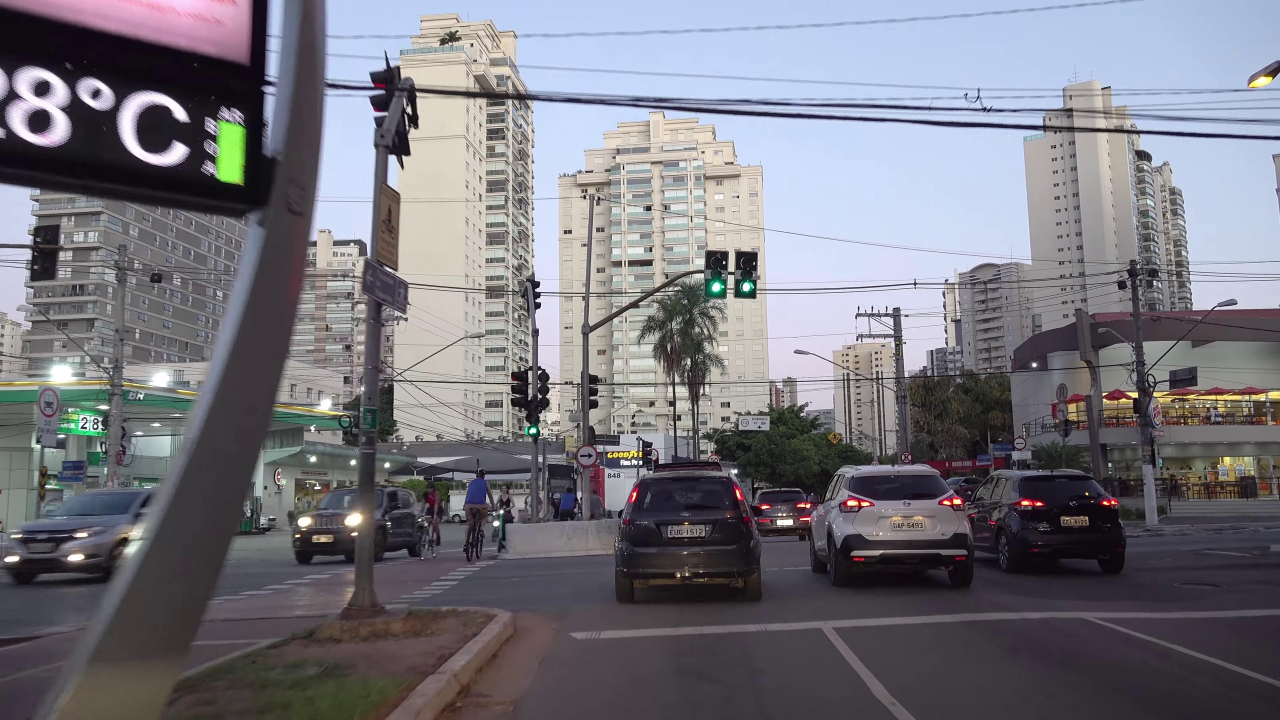
#> input picture mini-project-number-plate-detection/src/dataset/raw/img_0000.jpg, 3840 x 2160 px (shown at 1/3 size); its folder holds only this picture in this run
$ python main.py
#> lines starting #> are read from the running program, lines starting #| are printed output that depends on the picture; after the words box and inside, x2 and y2 are one past the last pixel; in counts of white or black regions, pixels touching at a corner belong together
### mini-project-number-plate-detection/src/preprocessing.py
from pathlib import Path

import cv2

RAW_DIR = Path("dataset/raw")
PROCESSED_DIR = Path("dataset/processed")


def preprocess_image(image_path: Path) -> tuple:
    """
    Preprocess an image: grayscale + Gaussian blur.
    Returns (grayscale_img, blurred_img).
    """
    image = cv2.imread(str(image_path))
    if image is None:
        raise ValueError(f"Could not read image: {image_path}")

    gray = cv2.cvtColor(image, cv2.COLOR_BGR2GRAY)

    blurred = cv2.GaussianBlur(gray, (5, 5), 0)

    return gray, blurred


# [24 lines left out: function preprocess_all_images, not called in this run]


# [2 lines that do not run on import are left out]

### mini-project-number-plate-detection/src/plate_detection.py
from pathlib import Path
from typing import List, Optional, Tuple

import cv2
import numpy as np

PROCESSED_DIR = Path("dataset/processed")
DETECTED_DIR = Path("dataset/detected")


def apply_canny(
    image: np.ndarray, low_thresh: int = 50, high_thresh: int = 150
) -> np.ndarray:
    """Apply Canny edge detection."""
    edges = cv2.Canny(image, low_thresh, high_thresh)
    return edges


def find_contours(edges: np.ndarray) -> List[np.ndarray]:
    """Find contours from edge map."""
    contours, _ = cv2.findContours(edges, cv2.RETR_EXTERNAL, cv2.CHAIN_APPROX_SIMPLE)
    return list(contours)


def filter_plate_contour(contour: np.ndarray) -> bool:
    """
    Filter contour based on plate characteristics:
    - 4-sided polygon
    - Aspect ratio between 2:1 and 5:1
    - Minimum area
    """
    epsilon = 0.02 * cv2.arcLength(contour, True)
    approx = cv2.approxPolyDP(contour, epsilon, True)

    if len(approx) != 4:
        return False

    x, y, w, h = cv2.boundingRect(approx)
    if h == 0:
        return False

    aspect_ratio = w / float(h)
    if not (2.0 <= aspect_ratio <= 5.0):
        return False

    min_area = 500
    if cv2.contourArea(contour) < min_area:
        return False

    return True


def get_plate_contour(contours: List[np.ndarray]) -> Optional[np.ndarray]:
    """Sort contours by area and return best matching plate contour."""
    sorted_contours = sorted(contours, key=cv2.contourArea, reverse=True)

    for contour in sorted_contours:
        if filter_plate_contour(contour):
            return contour

    return None


def crop_plate(image: np.ndarray, contour: np.ndarray) -> np.ndarray:
    """Crop the plate region from the image using perspective transform."""
    epsilon = 0.02 * cv2.arcLength(contour, True)
    approx = cv2.approxPolyDP(contour, epsilon, True)

    pts = approx.reshape(4, 2)
    rect = np.zeros((4, 2), dtype="float32")

    s = pts.sum(axis=1)
    rect[0] = pts[np.argmin(s)]
    rect[2] = pts[np.argmax(s)]

    diff = np.diff(pts, axis=1)
    rect[1] = pts[np.argmin(diff)]
    rect[3] = pts[np.argmax(diff)]

    (tl, tr, br, bl) = rect

    widthA = np.sqrt(((br[0] - bl[0]) ** 2) + ((br[1] - bl[1]) ** 2))
    widthB = np.sqrt(((tr[0] - tl[0]) ** 2) + ((tr[1] - tl[1]) ** 2))
    maxWidth = max(int(widthA), int(widthB))

    heightA = np.sqrt(((tr[0] - br[0]) ** 2) + ((tr[1] - br[1]) ** 2))
    heightB = np.sqrt(((tl[0] - bl[0]) ** 2) + ((tl[1] - bl[1]) ** 2))
    maxHeight = max(int(heightA), int(heightB))

    dst = np.array(
        [[0, 0], [maxWidth - 1, 0], [maxWidth - 1, maxHeight - 1], [0, maxHeight - 1]],
        dtype="float32",
    )

    M = cv2.getPerspectiveTransform(rect, dst)
    warped = cv2.warpPerspective(image, M, (maxWidth, maxHeight))

    return warped


# [68 lines left out: functions detect_plate, detect_all_plates, not called in this run]


# [2 lines that do not run on import are left out]

### mini-project-number-plate-detection/src/ocr.py
from pathlib import Path
from typing import Optional

import cv2
import numpy as np
import pytesseract


def preprocess_plate(plate_image: np.ndarray, target_height: int = 100) -> np.ndarray:
    """
    Preprocess plate image for OCR:
    1. Resize to consistent height
    2. Convert to grayscale
    3. Apply threshold
    """
    h, w = plate_image.shape[:2]
    scale = target_height / float(h)
    new_width = int(w * scale)

    resized = cv2.resize(plate_image, (new_width, target_height))

    if len(resized.shape) == 3:
        gray = cv2.cvtColor(resized, cv2.COLOR_BGR2GRAY)
    else:
        gray = resized

    _, thresh = cv2.threshold(gray, 0, 255, cv2.THRESH_BINARY + cv2.THRESH_OTSU)

    return thresh


def extract_text(plate_image: np.ndarray) -> str:
    """
    Extract text from plate image using Tesseract OCR.
    Uses PSM 7 (single text line) and whitelist A-Z, 0-9.
    """
    preprocessed = preprocess_plate(plate_image)

    config = (
        '--psm 7 '
        '-c tessedit_char_whitelist=ABCDEFGHIJKLMNOPQRSTUVWXYZ0123456789'
    )

    text = pytesseract.image_to_string(preprocessed, config=config)

    cleaned = text.strip().replace(' ', '').upper()

    return cleaned


# [33 lines left out: function process_detected_plates, not called in this run]


# [2 lines that do not run on import are left out]

### mini-project-number-plate-detection/src/main.py
from pathlib import Path
from typing import Optional, Tuple

import cv2
import numpy as np

from preprocessing import preprocess_image
from plate_detection import apply_canny, find_contours, get_plate_contour, crop_plate
from ocr import extract_text


def process_single_image(image_path: Path) -> Tuple[Optional[str], Optional[np.ndarray]]:
    """
    Process a single image through the full ANPR pipeline:
    1. Load raw image
    2. Preprocess (grayscale + blur)
    3. Detect plate edges
    4. Find and crop plate contour
    5. Extract text with OCR

    Returns: (extracted_text, detected_plate_image)
    """
    print(f"\nProcessing: {image_path.name}")
    print("-" * 40)

    original = cv2.imread(str(image_path))
    if original is None:
        print(f"  Error: Could not load image")
        return None, None
    print(f"  Loaded image: {original.shape[1]}x{original.shape[0]}")

    try:
        gray, blurred = preprocess_image(image_path)
        print(f"  Preprocessed: grayscale + gaussian blur")
    except Exception as e:
        print(f"  Error preprocessing: {e}")
        return None, None

    edges = apply_canny(blurred)
    print(f"  Edge detection: Canny applied")

    contours = find_contours(edges)
    print(f"  Found {len(contours)} contours")

    plate_contour = get_plate_contour(contours)

    if plate_contour is None:
        print(f"  Detection: No plate found")
        return None, None

    print(f"  Detection: Plate contour found")

    plate_img = crop_plate(original, plate_contour)
    print(f"  Cropped plate: {plate_img.shape[1]}x{plate_img.shape[0]}")

    text = extract_text(plate_img)
    print(f"  OCR result: '{text}'")

    return text, plate_img


def run_pipeline(raw_dir: Path = Path("dataset/raw"), limit: int = 10) -> None:
    """
    Run the ANPR pipeline on images in the raw directory.
    """
    if not raw_dir.exists():
        print(f"Raw directory not found: {raw_dir}")
        print("Run: uv run src/dataset_loader.py first")
        return

    image_files = sorted(list(raw_dir.glob("*.jpg")) + list(raw_dir.glob("*.png")))
    if not image_files:
        print(f"No images found in {raw_dir}")
        return

    test_images = image_files[:limit]
    print(f"=" * 50)
    print(f"ANPR Pipeline Test")
    print(f"Testing on {len(test_images)} images")
    print(f"=" * 50)

    success_count = 0
    results: list[Tuple[str, str]] = []

    for img_path in test_images:
        text, plate_img = process_single_image(img_path)
#> in process_single_image, original is the input picture: shape (2160, 3840, 3); mean B, G, R 125.4, 117.6, 118.4
#|   Loaded image: 3840x2160
#> in preprocess_image, `gray = cv2.cvtColor(image, cv2.COLOR_BGR2GRAY)`:
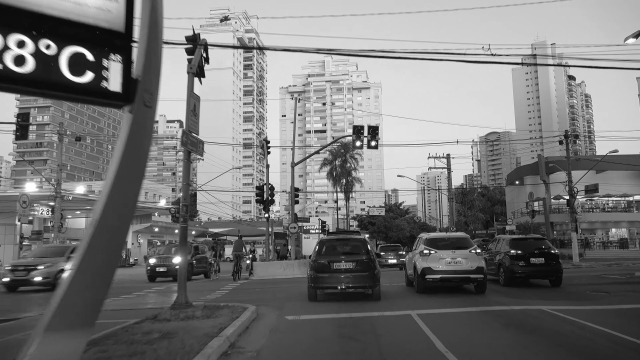
#> gray: shape (2160, 3840) (shown at 1/6 size); min 0, max 255, mean 118.7
#> in apply_canny, `edges = cv2.Canny(image, low_thresh, high_thresh)`:
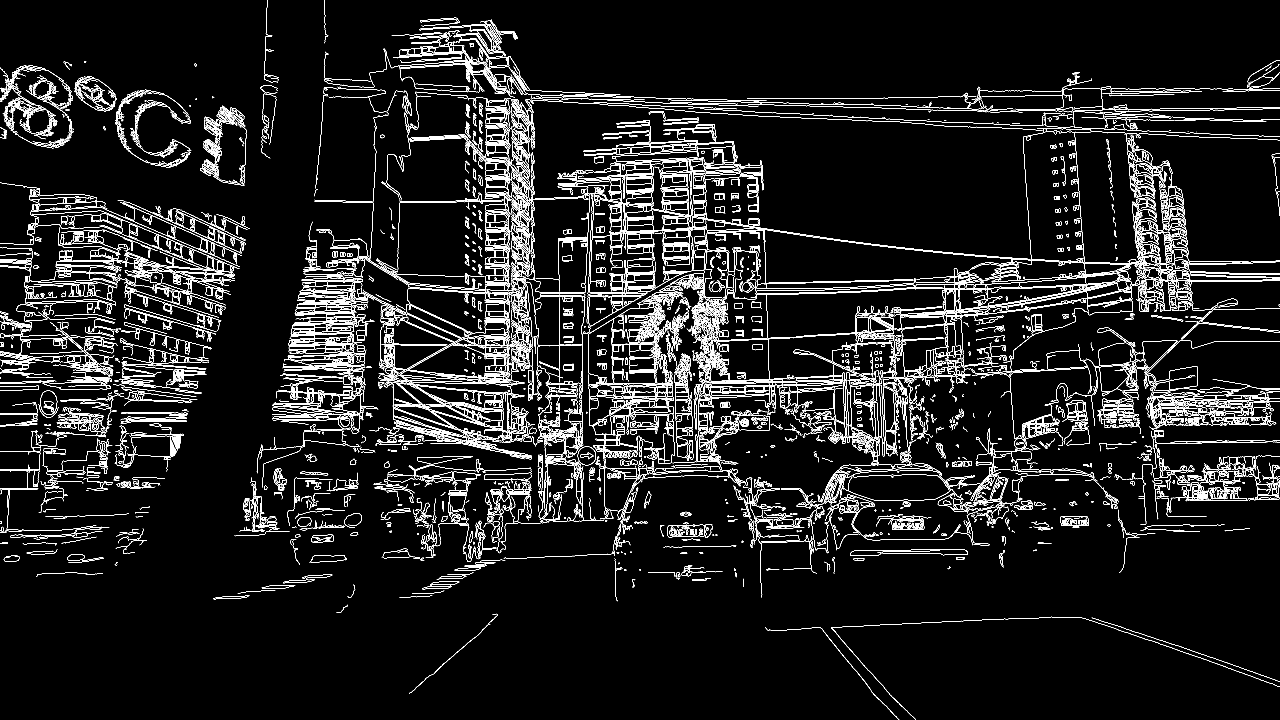
#> edges: shape (2160, 3840) (shown at 1/3 size); 5% white in thin lines or dots
#> in find_contours, `contours, _ = cv2.findContours(edges, cv2.RETR_EXTERNAL, cv2.CHAIN_APP..`: contours = 4480 contours, 3365 with area under 20; largest, box (x1, y1, x2, y2) and area: (1732, 384, 3375, 879) 10975, (2165, 813, 3387, 958) 9110, (3140, 1032, 3263, 1109) 5270, (3411, 1022, 3533, 1124) 4950, (2270, 853, 2745, 880) 3676
#|   Found 4480 contours
#> in get_plate_contour, `sorted_contours = sorted(contours, key=cv2.contourArea, reverse=True)`: sorted_contours has the same summary as contours in find_contours
#> the loop in get_plate_contour, `for contour in sorted_contours:` made 12 passes
#> epsilon in filter_plate_contour on passes 3, 4, 6, 7, 8, 9, 10, 11: 7.49, 9.74, 13.96, 4.17, 9.77, 16.76, 3.69, 4.41
#> in process_single_image, `plate_contour = get_plate_contour(contours)`: plate_contour = contour of 478 points, box (x1, y1, x2, y2) (898, 843, 1121, 901), area 1856
#> in crop_plate, `epsilon = 0.02 * cv2.arcLength(contour, True)`: epsilon = 38.03
#> in crop_plate, `approx = cv2.approxPolyDP(contour, epsilon, True)`: approx = [[1120, 900], [900, 878], [1079, 847], [898, 873]]
#> in crop_plate, `s = pts.sum(axis=1)`: s = [2020, 1778, 1926, 1771]
#> in crop_plate, `diff = np.diff(pts, axis=1)`: diff = [-220, -22, -232, -25]
#> in crop_plate, `warped = cv2.warpPerspective(image, M, (maxWidth, maxHeight))`:
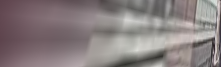
#> warped: shape (67, 221, 3); mean B, G, R 127.1, 126.1, 136.1
#|   Cropped plate: 221x67
#> in preprocess_plate, `_, thresh = cv2.threshold(gray, 0, 255, cv2.THRESH_BINARY + cv2.THRESH..`:
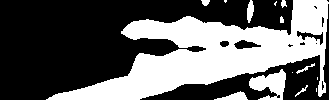
#> thresh: shape (100, 329); 38.9% white; 14 white regions (5 under 20 px), largest, box (x1, y1, x2, y2) and area: (46, 0, 329, 100) 11654, (249, 69, 286, 100) 658, (214, 91, 248, 100) 159

        if text:
            results.append((img_path.name, text))
            success_count += 1

    print(f"\n{'=' * 50}")
    print(f"Summary: {success_count}/{len(test_images)} images processed successfully")
    print(f"{'=' * 50}")

    if results:
        print("\nResults:")
        for name, text in results:
            print(f"  {name}: {text}")


if __name__ == "__main__":
    run_pipeline(limit=10)
#> (the call stopped at in extract_text, `text = pytesseract.image_to_string(preprocessed, config=config)`: pytesseract is not available in this run)
